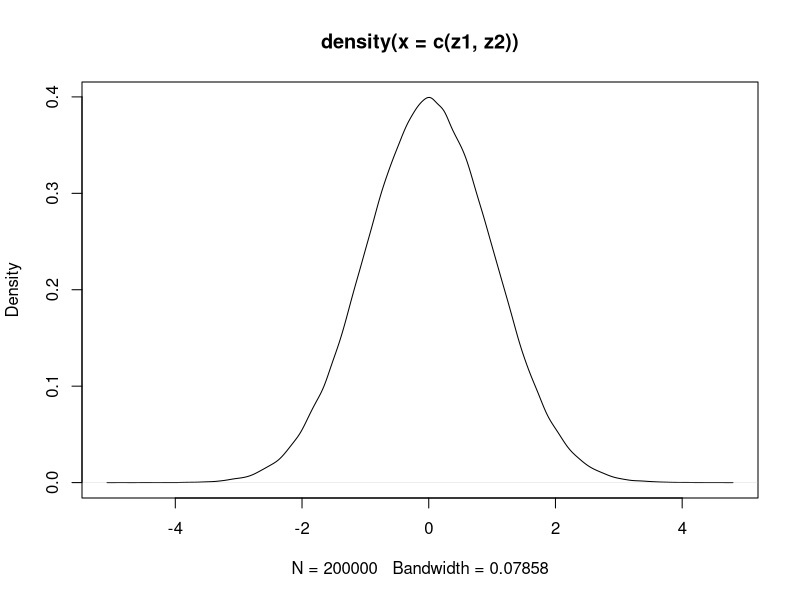

Generate this figure with R:
## ---- chunk 1

    n = 100000

    u1 = runif(n)
    u2 = runif(n)

    z1 = sqrt(-2*log(u1)) * cos(2 * pi * u2)
    z2 = sqrt(-2*log(u1)) * sin(2 * pi * u2)

    plot(density(c(z1, z2)))
